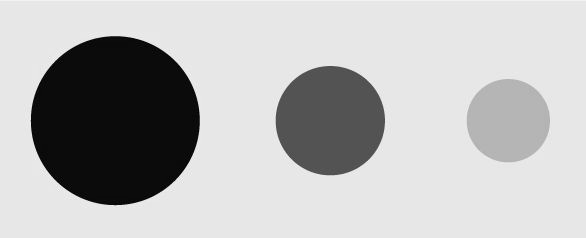
#> input picture Assignment 4/20EC65R03_dishantSatuley/assignment 4 images/Blobs.tif, 586 x 238 px; its folder holds only this picture in this run
$ python Task_b.py
#> lines starting #> are read from the running program, lines starting #| are printed output that depends on the picture
# import all the required modules
import math as m
import numpy as np
import cv2 as cv
import os
import matplotlib.pyplot as plt


# A function that returns gabor kernel of size 6*sigma^2
def GaborKernel(lamda, theta, sigma, gamma):
    kernel_size = m.ceil(6*sigma**2)
    if kernel_size % 2 == 0:
        kernel_size += 1
    p = kernel_size//2
    q = kernel_size//2
    Kernel = np.zeros((kernel_size, kernel_size))

    for x in range(-p, p+1):
        for y in range(-q, q+1):
            x0 = x*m.cos(theta) + y*m.sin(theta)
            y0 = -x*m.sin(theta) + y*m.cos(theta)
            sinusoid = m.cos((2*m.pi*x0)/lamda)
            gaussian = np.exp(-(x0**2+(gamma**2)*y0**2)/(2*(sigma**2)))
            gabor = gaussian*sinusoid
            Kernel[x+p, y+q] = gabor

    Kernel = Kernel/np.sum(Kernel)

    return Kernel


# Function that returns an image with decimal LBP at the position of each pixel of input image
def LocalBinaryPatterns(image):
    rows, columns = image.shape

    padded_image = np.pad(image, 2, mode='constant')

    for r in range(2, rows+1):
        for c in range(2, columns+1):
            Value = 0
            centre = padded_image[r, c]
            if padded_image[r-1, c-1] > centre:
                Value += 1
            padded_image[r-1, c-1] = Value
            Value = 0
            if padded_image[r-1, c] > centre:
                Value += 1
            padded_image[r-1, c] = Value
            Value = 0
            if padded_image[r-1, c+1] > centre:
                Value += 1
            padded_image[r-1, c+1] = Value
            Value = 0
            if padded_image[r, c+1] > centre:
                Value += 1
            padded_image[r, c+1] = Value
            Value = 0
            if padded_image[r+1, c+1] > centre:
                Value += 1
            padded_image[r+1, c+1] = Value
            Value = 0
            if padded_image[r+1, c] > centre:
                Value += 1
            padded_image[r+1, c] = Value
            Value = 0
            if padded_image[r+1, c] > centre:
                Value += 1
            padded_image[r+1, c] = Value
            Value = 0
            if padded_image[r+1, c-1] > centre:
                Value += 1
            padded_image[r+1, c-1] = Value
            Value = 0
            if padded_image[r, c-1] > centre:
                Value += 1
            padded_image[r, c-1] = Value

            decimal_lbp = (padded_image[r, c-1])*(2**7)+(padded_image[r+1, c-1])*(2**6)+(padded_image[r+1, c])*(2**5)+(padded_image[r+1, c+1])*(
                2**4)+(padded_image[r, c+1])*(2**3)+(padded_image[r-1, c+1])*(2**2)+(padded_image[r-1, c])*(2**1)+(padded_image[r-1, c-1])*(2**0)

            padded_image[r, c] = decimal_lbp

    return image


# These functions return the histogram at given theta orientation
def Hist_LBP_0deg(dominant_orientation, lbp, max, dominant_value):
    rows, columns = dominant_orientation.shape
    histogram = np.zeros(256, dtype='uint8')
    for r in range(rows):
        for c in range(columns):
            if dominant_orientation[r, c] == 0 and dominant_value[r, c] > max:
                histogram[lbp[r, c]] += 1
    return histogram


def Hist_LBP_45deg(dominant_orientation, lbp, max, dominant_value):
    rows, columns = dominant_orientation.shape
    histogram = np.zeros(256, dtype='uint8')
    for r in range(rows):
        for c in range(columns):
            if dominant_orientation[r, c] == 45 and dominant_value[r, c] > max:
                histogram[lbp[r, c]] += 1
    return histogram


def Hist_LBP_90deg(dominant_orientation, lbp, max, dominant_value):
    rows, columns = dominant_orientation.shape
    histogram = np.zeros(256, dtype='uint8')
    for r in range(rows):
        for c in range(columns):
            if dominant_orientation[r, c] == 90 and dominant_value[r, c] > max:
                histogram[lbp[r, c]] += 1
    return histogram


def Hist_LBP_135deg(dominant_orientation, lbp, max, dominant_value):
    rows, columns = dominant_orientation.shape
    histogram = np.zeros(256, dtype='uint8')
    for r in range(rows):
        for c in range(columns):
            if dominant_orientation[r, c] == 135 and dominant_value[r, c] > max:
                histogram[lbp[r, c]] += 1
    return histogram


if __name__ == "__main__":
    # We are given the following values of theta
    thetas = [0, 45, 90, 135]

    # Read the image one by one
    image_list = os.listdir('assignment 4 images')

    # For each image we will apply all the operations
    image_num = 0
    while (image_num < 3):
        image = cv.imread(f'assignment 4 images/{image_list[image_num]}')
#> image is the input picture: shape (238, 586, 3); min 0, max 254, mean 183.7
        image_num += 1
        # Convert the image to grayscale as the cv.imread() function returns a BGR image
        image = cv.cvtColor(image, cv.COLOR_BGR2GRAY)
#> image: shape (238, 586)

        # Convert the image into a numpy array
        image = np.array(image)

        cv.imshow("Original Image", image)
        cv.waitKey(0)

        # Rows and columns of the image
        rows, columns = image.shape
#> rows = 238; columns = 586

        # Make an empty list list to keep output images
        output_images = []

        # For each theta, apply the gabor filter on the image and put the result in the output_images list
        for theta in thetas:
            kernel = GaborKernel(5, theta, 3, 0.5)
            image_gabor = cv.filter2D(image, -1, kernel)
            cv.imshow(f'Image{image_num} after applying Gabor', image_gabor)
            cv.waitKey(0)
            output_images.append(image_gabor)
#> this loop made 4 passes
#> pass 1, `image_gabor = cv.filter2D(image, -1, kernel)`:
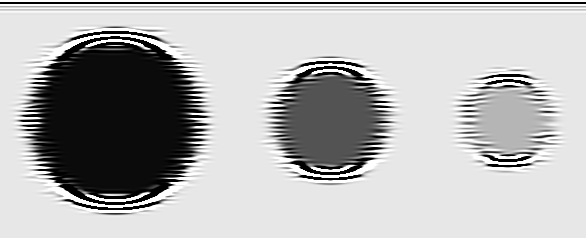
#> image_gabor: shape (238, 586); min 0, max 255, mean 179.3
#> pass 2, `image_gabor = cv.filter2D(image, -1, kernel)`:
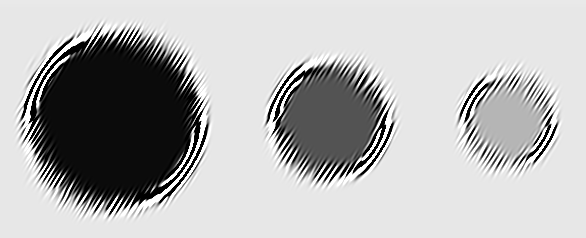
#> image_gabor: shape (238, 586); min 0, max 255, mean 181.2
#> pass 3, `image_gabor = cv.filter2D(image, -1, kernel)`:
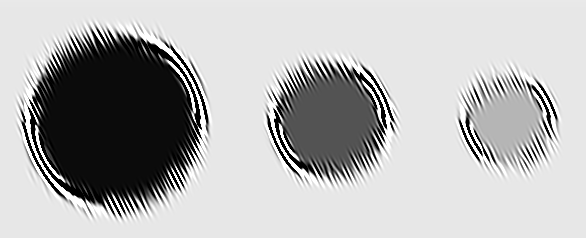
#> image_gabor: shape (238, 586); min 0, max 255, mean 181.1
#> after the loop, output_images = 4 items

        # Make zero matrices of the image size for the pixel labels and the dominant orientation
        pixel_label = np.zeros(image.shape)
        dominant_orientation = np.zeros(image.shape)

        # Labeling each pixel with its dominant orientation
        for r in range(rows):
            for c in range(columns):
                maximum = max(abs(output_images[0][r, c]), abs(output_images[1]
                                                               [r, c]), abs(output_images[2][r, c]), abs(output_images[3][r, c]))
                pixel_label[r, c] = maximum
                if maximum == output_images[0][r, c]:
                    dominant_orientation[r, c] = 0
                if maximum == output_images[1][r, c]:
                    dominant_orientation[r, c] = 45
                if maximum == output_images[2][r, c]:
                    dominant_orientation[r, c] = 90
                if maximum == output_images[3][r, c]:
                    dominant_orientation[r, c] = 135
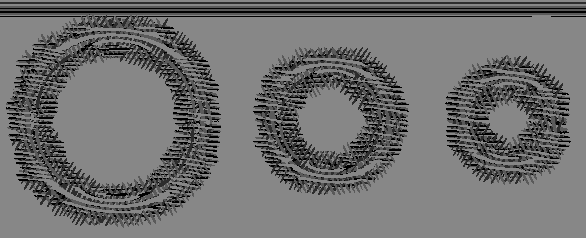
#> dominant_orientation: shape (238, 586) float64; min 0, max 135, mean 111.7
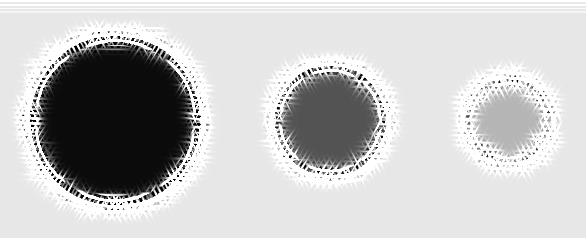
#> pixel_label: shape (238, 586) float64; min 0, max 255, mean 195.6

        # Calculate the linear binary patterns for the image
        image_LBP = LocalBinaryPatterns(image)
#> in LocalBinaryPatterns, `padded_image = np.pad(image, 2, mode='constant')`:
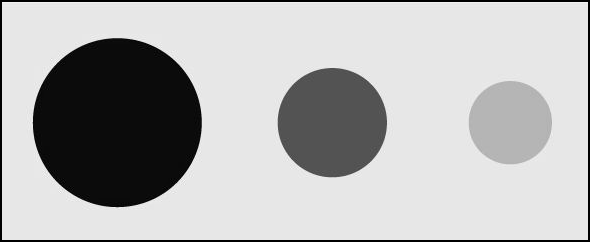
#> padded_image: shape (242, 590); min 0, max 254, mean 179.5
        cv.imshow(f"LBP of Image{image_num}", image_LBP)
        cv.waitKey(0)

        # Calculate the histogram for the image at asked orientation
        hist_0 = Hist_LBP_0deg(dominant_orientation, image_LBP,
                               0.1*np.max(pixel_label), pixel_label)
#> hist_0 = 256 values, max 147 at index 11, min 0 at index 1, mean 4.28
        hist_1 = Hist_LBP_45deg(dominant_orientation, image_LBP,
                                0.1*np.max(pixel_label), pixel_label)
#> hist_1 = 256 values, max 255 at index 231, min 0 at index 28, mean 13.04
        hist_2 = Hist_LBP_90deg(dominant_orientation, image_LBP,
                                0.1*np.max(pixel_label), pixel_label)
#> hist_2 = 256 values, max 250 at index 181, min 0 at index 25, mean 14.32
        hist_3 = Hist_LBP_135deg(dominant_orientation, image_LBP,
                                 0.1*np.max(pixel_label), pixel_label)
#> hist_3 = 256 values, max 245 at index 233, min 0 at index 30, mean 14.95

        # Plot all the histograms
        fig, axs = plt.subplots(2, 2)
        axs[0, 0].plot(hist_0)
        axs[0, 0].set_title('0 degrees')
        axs[0, 1].plot(hist_1)
        axs[0, 1].set_title('45 degrees')
        axs[1, 0].plot(hist_2)
        axs[1, 0].set_title('90 degrees')
        axs[1, 1].plot(hist_3)
        axs[1, 1].set_title('135 degrees')
        plt.tight_layout()
        plt.show()
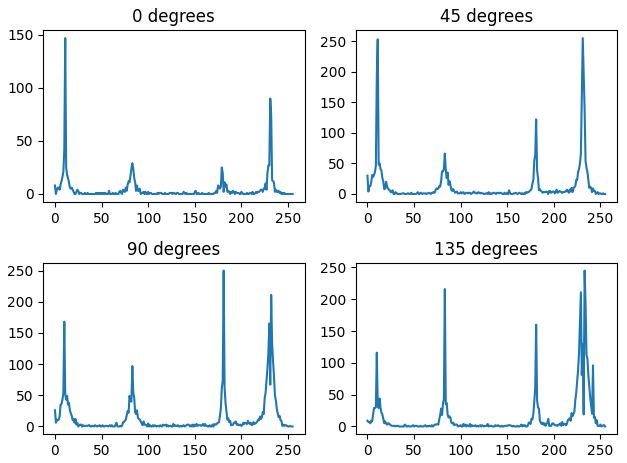
#> figure drawn by matplotlib, 4 panels; panel 1: curve peaks at x = 11, y = 147; panel 2: curve peaks at x = 231, y = 255; panel 3: curve peaks at x = 181, y = 250; panel 4: curve peaks at x = 233, y = 245

        cv.waitKey(0)
